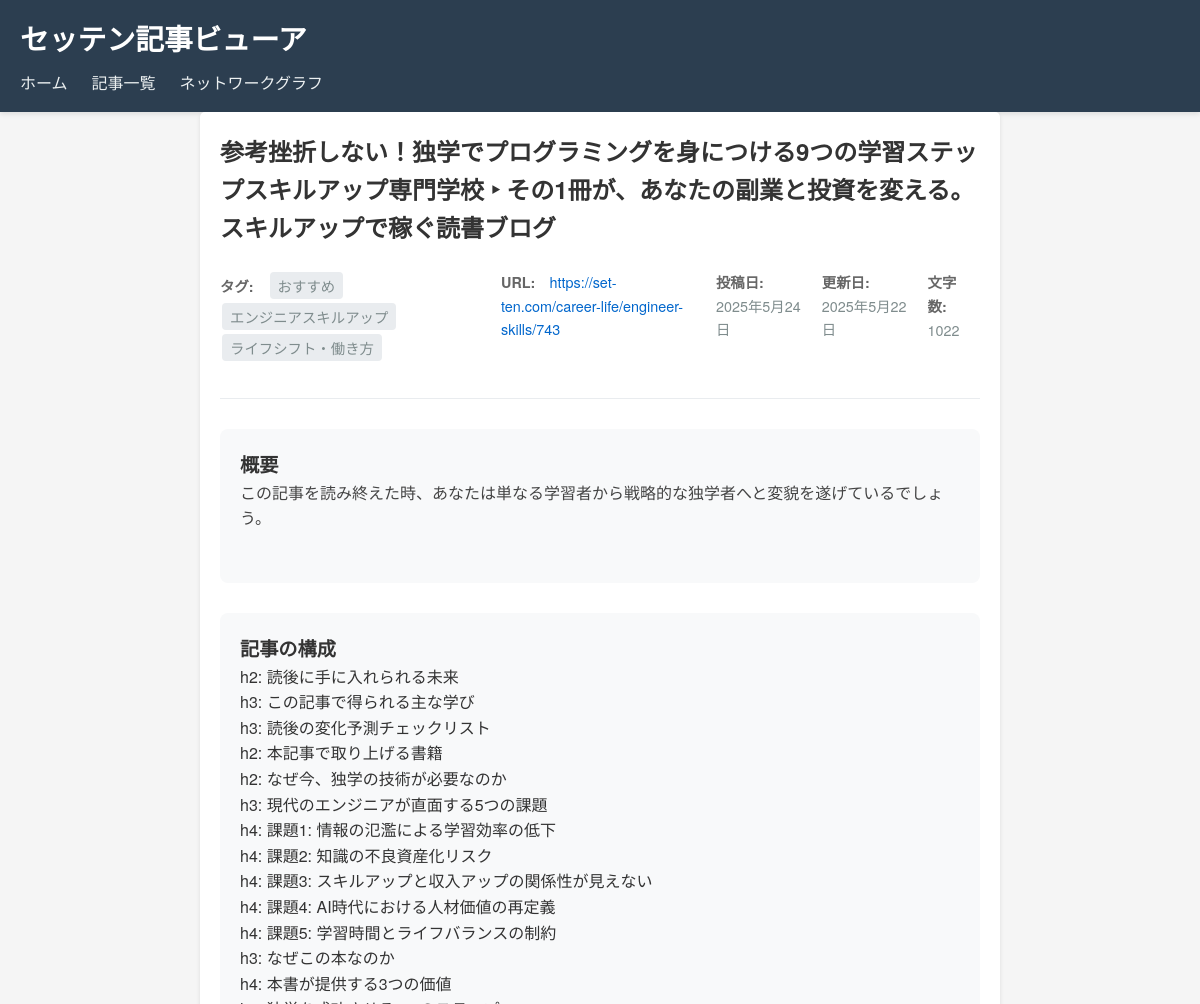
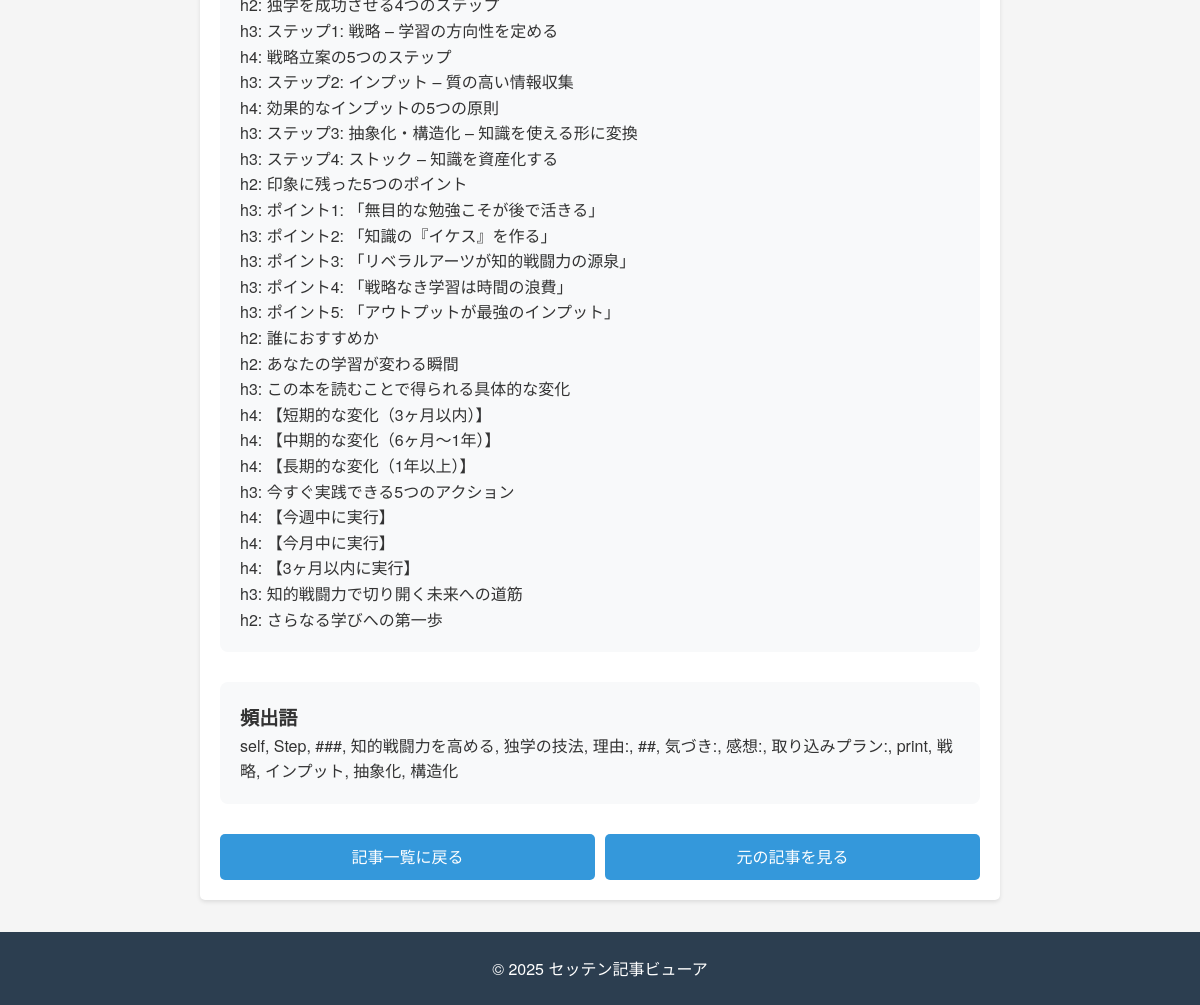
/article/102/, run on the app's committed database (2 pictures, top to bottom).
### articles/models.py (models this page shows, shortened)
class Article(models.Model):
    id = models.AutoField(primary_key=True)
    title = models.CharField(max_length=500, null=True, verbose_name='タイトル')
    url = models.URLField(unique=True, null=True, verbose_name='URL')
    post_date = models.DateField(null=True, blank=True, verbose_name='投稿日')
    updated_date = models.DateField(null=True, blank=True, verbose_name='更新日')
    content_intro = models.TextField(blank=True, null=True, verbose_name='導入文')
    category = models.ForeignKey(Category, null=True, blank=True, on_delete=models.SET_NULL,
                                verbose_name='カテゴリ', related_name='articles')
    tags = models.CharField(max_length=500, blank=True, null=True, verbose_name='タグ')
    headings = models.TextField(blank=True, null=True, verbose_name='見出し')
    book_title = models.CharField(max_length=500, blank=True, null=True, verbose_name='書籍タイトル')
    book_author = models.CharField(max_length=200, blank=True, null=True, verbose_name='著者')
    book_isbn = models.CharField(max_length=13, blank=True, null=True, verbose_name='ISBN')
    book_asin = models.CharField(max_length=10, blank=True, null=True, verbose_name='ASIN')
    word_count = models.IntegerField(default=0, verbose_name='文字数')
    internal_links = models.TextField(blank=True, null=True, verbose_name='内部リンク')
    frequent_words = models.TextField(blank=True, null=True, verbose_name='頻出語')
    broken_links = models.TextField(blank=True, null=True, verbose_name='リンク切れ')
    crawled_at = models.DateTimeField(auto_now_add=True, verbose_name='取得日時')
    class Meta:
        managed = True
        db_table = 'articles'
        ordering = ['-post_date']
        verbose_name = '記事'
        verbose_name_plural = '記事'
    def get_tags_list(self):
        if not self.tags:
            return []
        return [tag.strip() for tag in self.tags.split(',')]

### articles/views.py (the view)
# urls.py: path('article/<int:article_id>/', views.article_detail, name='article_detail'),
def article_detail(request, article_id):
    article = get_object_or_404(Article, id=article_id)
    return render(request, 'articles/article_detail.html', {'article': article})

### articles/templates/articles/article_detail.html (shortened to what this page needs)
{% extends 'articles/base.html' %}
{% load static %}
{% block content %}
<div class="article-detail">
    <div class="article-header">
        <h2>{{ article.title }}</h2>
        <div class="article-meta">
            {% if article.tags %}
            <div class="meta-item">
                <span class="label">タグ:</span>
                <span class="value">
                    {% for tag in article.get_tags_list %}
                    <span class="tag">{{ tag }}</span>
                    {% endfor %}
                </span>
            </div>
            {% endif %}
            <div class="meta-item">
                <span class="label">URL:</span>
                <span class="value"><a href="{{ article.url }}" target="_blank" rel="noopener">{{ article.url }}</a></span>
            </div>
            {% if article.post_date %}
            <div class="meta-item">
                <span class="label">投稿日:</span>
                <span class="value">{{ article.post_date|date:"Y年n月j日" }}</span>
            </div>
            {% endif %}
            {% if article.updated_date %}
            <div class="meta-item">
                <span class="label">更新日:</span>
                <span class="value">{{ article.updated_date|date:"Y年n月j日" }}</span>
            </div>
            {% endif %}
            {% if article.word_count %}
            <div class="meta-item">
                <span class="label">文字数:</span>
                <span class="value">{{ article.word_count }}</span>
            </div>
            {% endif %}
        </div>
    </div>
    {% if article.content_intro %}
    <div class="article-section">
        <h3>概要</h3>
        <div class="article-content">
            {{ article.content_intro|linebreaks }}
        </div>
    </div>
    {% endif %}
    {% if article.headings %}
    <div class="article-section">
        <h3>記事の構成</h3>
        <div class="article-headings">
            {{ article.headings|linebreaks }}
        </div>
    </div>
    {% endif %}
    {% if article.frequent_words %}
    <div class="article-section">
        <h3>頻出語</h3>
        <div class="frequent-words">
            {{ article.frequent_words|linebreaks }}
        </div>
    </div>
    {% endif %}
    <div class="article-actions">
        <a href="{% url 'articles:article_list' %}" class="btn">記事一覧に戻る</a>
        <a href="{{ article.url }}" target="_blank" rel="noopener" class="btn">元の記事を見る</a>
    </div>
</div>
{% endblock %}

### articles/static/css/style.css (style rules this page uses)
* { box-sizing: border-box; margin: 0; padding: 0; }
body { font-family: 'Helvetica Neue', Arial, 'Hiragino Kaku Gothic ProN', 'Hiragino Sans', Meiryo, sans-serif; line-height: 1.6; color: #333; background-color: #f5f5f5; }
a { color: #0066cc; text-decoration: none; }
h2 { margin-bottom: 1.5rem; color: #2c3e50; border-bottom: 2px solid #3498db; padding-bottom: 0.5rem; }
.btn { background-color: #3498db; color: white; border: none; padding: 0.8rem 1.5rem; border-radius: 4px; cursor: pointer; font-size: 1rem; transition: background-color 0.2s; }
.article-meta { display: flex; gap: 1rem; margin-bottom: 1rem; font-size: 0.9rem; color: #7f8c8d; }
.article-detail { background-color: white; padding: 2rem; border-radius: 5px; box-shadow: 0 2px 4px rgba(0,0,0,0.1); }
.article-header { margin-bottom: 2rem; }
.article-header h2 { font-size: 1.8rem; margin-bottom: 1rem; border-bottom: none; }
.article-content { line-height: 1.8; color: #444; margin-bottom: 2rem; }
.article-actions { display: flex; gap: 1rem; margin-top: 2rem; }

### articles/templates/articles/article_detail.html (style rules this page uses)
.article-detail { max-width: 800px; margin: 0 auto; padding: 20px; }
.article-header { border-bottom: 1px solid #e9ecef; padding-bottom: 20px; margin-bottom: 20px; }
.article-header h2 { margin: 0; font-size: 1.5em; color: #333; }
.article-meta { margin: 10px 0; }
.meta-item { margin: 5px 0; }
.label { font-weight: bold; color: #666; margin-right: 10px; }
.tag { display: inline-block; background: #e9ecef; padding: 2px 8px; margin: 2px; border-radius: 4px; }
.article-section { margin: 30px 0; padding: 20px; background: #f8f9fa; border-radius: 8px; }
.article-section h3 { margin-top: 0; color: #333; font-size: 1.2em; }
.article-content { line-height: 1.6; }
.article-actions { margin-top: 30px; display: flex; gap: 10px; }
.btn { padding: 10px 20px; border-radius: 5px; text-decoration: none; transition: background-color 0.3s; display: inline-block; text-align: center; width: 100%; }

### data on the page
Article: title "参考挫折しない！独学でプログラミングを身につける9つの学習ステップスキルアップ専門学校 ‣ その1冊が、あなたの副業と投資を変える。スキルアップで稼ぐ読書ブログ", url "https://set-ten.com/career-life/engineer-skills/743", post_date "2025年5月24日", updated_date "2025年5月22日", word_count "1022", content_intro "この記事を読み終えた時、あなたは単なる学習者から戦略的な独学者へと変貌を遂げているでしょう。", headings "h2: 読後に手に入れられる未来 h3: この記事で得られる主な学び h3: 読後の変化予測チェックリスト h2: 本記事で取り上げる書籍 h2: なぜ今、独学の技術が必要なのか h3: 現代のエンジニアが直面する5つの課題 h4: 課題1: 情報の氾濫による学習効率の低下 h4: 課題2: 知識の不良資産化リスク h4: 課題3: スキルアップと収入アップの関係性が見えない h4: 課題4: AI時代における人材価値の再定義 h4: 課題5: 学習時間とライフバランスの制約 h3: なぜこの本なのか h4: 本書が提供する3つの価値 h2: 独学を成功させる4つのステップ h3: ステップ1: 戦略 – 学習の方向性を定める h4: 戦略立案の5つのステップ h3: ステップ2: インプット – 質の高い情報収集 h4: 効果的なインプットの5つの原則 h3: ステップ3: 抽象化・構造化 – 知識を使える形に変換 h3: ステップ4: ストック – 知識を資産化する h2: 印象に残った5つのポイント h3: ポイント1: 「無目的な勉強こそが後で活きる」 h3: ポイント2: 「知識の『イケス』を作る」 h3: ポイント3: 「リベラルアーツが知的戦闘力の源泉」 h3: ポイント4: 「戦略なき学習は時間の浪費」 h3: ポイント5: 「アウトプットが最強のインプット」 h2: 誰におすすめか h2: あなたの学習が変わる瞬間 h3: この本を読むことで得られる具体的な変化 h4: 【短期的な変化（3ヶ月以内）】 h4: 【中期的な変化（6ヶ月〜1年）】 h4:…", frequent_words "self, Step, ###, 知的戦闘力を高める, 独学の技法, 理由:, ##, 気づき:, 感想:, 取り込みプラン:, print, 戦略, インプット, 抽象化, 構造化"

### other printed values
{{ tag }} "おすすめ" "エンジニアスキルアップ" "ライフシフト・働き方"
